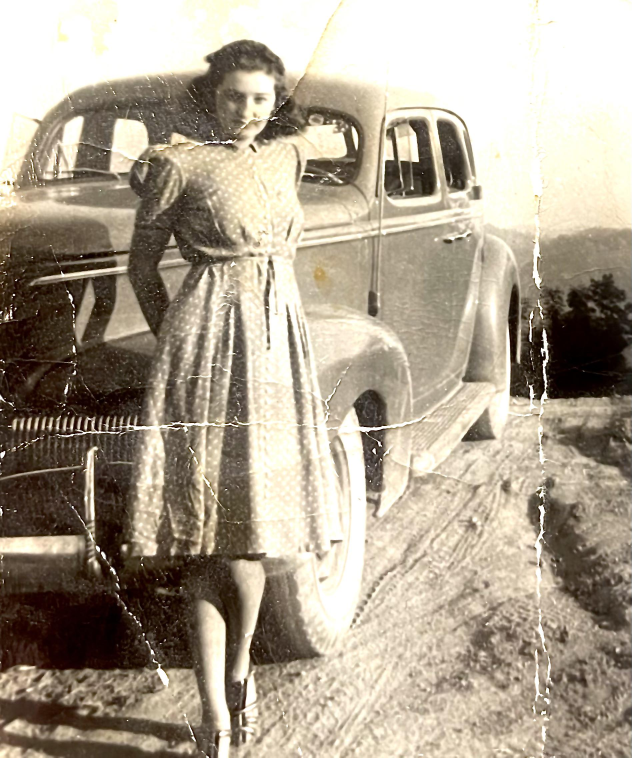
#> input picture OldPhoto_1.jpeg, 1895 x 2272 px (shown at 1/3 size)
$ python -i functions.py   (imports and definitions only)   (older library calls are emulated)
#> lines starting #> are read from the running program, lines starting #| are printed output that depends on the picture; after the words box and inside, x2 and y2 are one past the last pixel; in counts of white or black regions, pixels touching at a corner belong together
import cv2
import numpy as np
import bm3d

# [78 lines left out: functions load_and_preprocess, denoise, denoise_bm3d, edge_detection, high_pass, not called in this run]

def morphological_operations(edges, kernel_size=3, operation="close"):

    kernel = cv2.getStructuringElement(cv2.MORPH_RECT, (kernel_size, kernel_size))

    if operation == "close":
        # Close gaps in scratches
        result = cv2.morphologyEx(edges, cv2.MORPH_CLOSE, kernel)
    elif operation == "open":
        # Remove small noise
        result = cv2.morphologyEx(edges, cv2.MORPH_OPEN, kernel)
    elif operation == "dilate":
        result = cv2.dilate(edges, kernel,iterations=1)
    elif operation == "erode":
        result = cv2.erode(edges, kernel,iterations=1)
    elif operation == "tophat":
        kernel = cv2.getStructuringElement(cv2.MORPH_RECT, (kernel_size, kernel_size))
        result = cv2.morphologyEx(edges, cv2.MORPH_TOPHAT, kernel)

    #TODO blackhat operation for pictures with black defects


    return result

# [40 lines left out: function detect_scratches_hough, not called in this run]

def detect_scratches_contour(edges, min_area = 20, max_area=50000):
    """

    :param edges:
    :param min_area:
    :param max_area:
    :return:
    """

    contours, hierarchy = cv2.findContours(edges,cv2.RETR_EXTERNAL,cv2.CHAIN_APPROX_SIMPLE)

    output = np.zeros_like(edges)

    # cv2.drawContours(output, contours, -1, (255, 255, 255), -1)
    # return output

    scratch_contours = []

    for contour in contours:
        area = cv2.contourArea(contour)

        if min_area < area < max_area:
            # Aspect Ratio
            x, y, w, h = cv2.boundingRect(contour)
            # aspect_ratio = max(w,h) / min(w,h)
            # aspect ratio can help with finding longer straight scratches as they will have a higher A.R.

            scratch_contours.append(contour)

            # Draw bounding box
            #cv2.rectangle(result, (x, y), (x + w, y + h), (0, 255, 0), 2)

            # Draw contour
            cv2.drawContours(output, [contour], -1, (255, 255, 255), -1)

    return output

# [19 lines left out: function detect_scratches_adaptive, not called in this run]

def multiscale_detections(img):
    """

    :param img: greyscale image
    :return:
    """
    minor_blur = cv2.GaussianBlur(img, (5, 5), 0)
    major_blur = cv2.GaussianBlur(img, (25, 25), 0)

    diff = cv2.absdiff(minor_blur, major_blur)

    return diff

# [13 lines left out: function multiscale_detections_bm3d, not called in this run]

def multiscale_mask(gray, method="gaussian"):
    if method == "gaussian":
        # Great all around scratch detection
        mask = multiscale_detections(gray)
        _, mask = cv2.threshold(mask, 30, 255, cv2.THRESH_BINARY)

        # Clean and fill in scratches
        cleaned = morphological_operations(mask, 3, operation="close")
        cleaned = detect_scratches_contour(cleaned, min_area=1)
        cleaned = morphological_operations(cleaned, 5, operation="dilate")
        cleaned = morphological_operations(cleaned, 5, operation="dilate")
    elif method == "bm3d":
        mask = multiscale_detections_bm3d(gray)
        _, mask = cv2.threshold(mask, 30, 255, cv2.THRESH_BINARY)

        cleaned = morphological_operations(mask, 3, operation="dilate")

    return cleaned


# [9 lines left out: function tophat_mask, not called in this run]

>>> import cv2
>>> picture = cv2.imread('OldPhoto_1.jpeg', cv2.IMREAD_GRAYSCALE)
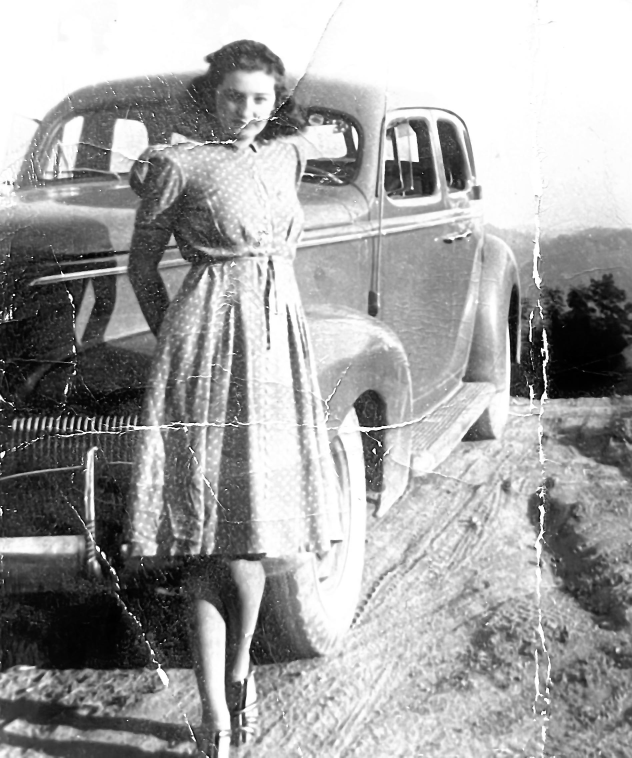
#> picture: shape (2272, 1895) (shown at 1/3 size); min 0, max 255, mean 162.1
>>> result = multiscale_mask(picture)
#> in multiscale_detections, `diff = cv2.absdiff(minor_blur, major_blur)`:
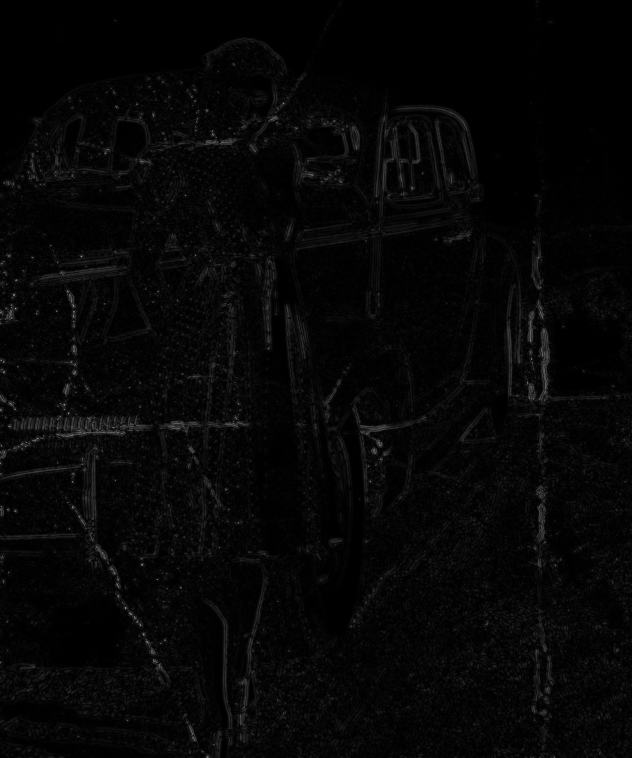
#> diff: shape (2272, 1895) (shown at 1/3 size); min 0, max 167, mean 6.2
#> in multiscale_mask, `_, mask = cv2.threshold(mask, 30, 255, cv2.THRESH_BINARY)`:
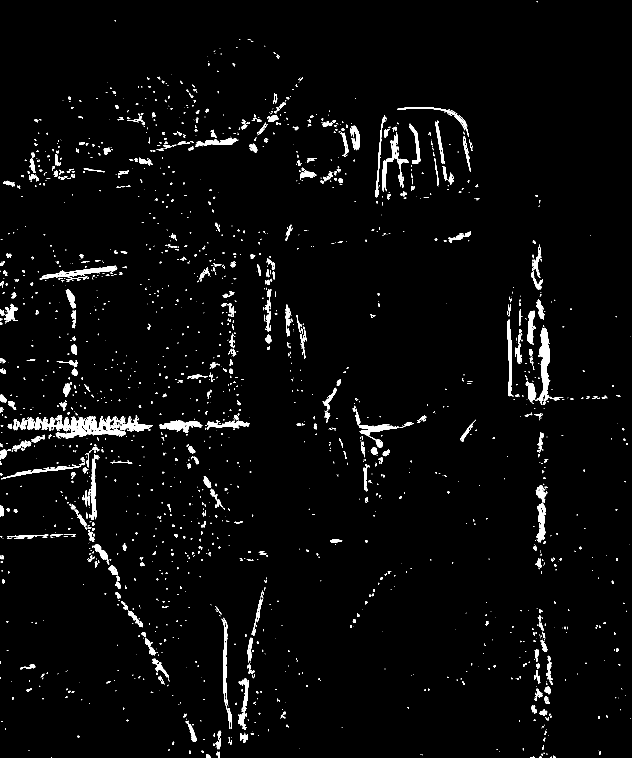
#> mask: shape (2272, 1895) (shown at 1/3 size); 2.6% white; 2388 white regions (1453 under 20 px), largest, box (x1, y1, x2, y2) and area: (1611, 983, 1650, 1214) 3742, (167, 1249, 378, 1317) 3695, (1077, 1273, 1199, 1343) 1920
#> in morphological_operations, `result = cv2.morphologyEx(edges, cv2.MORPH_CLOSE, kernel)`: result: shape (2272, 1895); 3% white; 1683 white regions (1067 under 20 px)
#> in detect_scratches_contour, `contours, hierarchy = cv2.findContours(edges,cv2.RETR_EXTERNAL,cv2.CHA..`: contours = 1683 contours, 1259 with area under 20; largest, box (x1, y1, x2, y2) and area: (167, 1246, 458, 1317) 9836, (1605, 983, 1690, 1214) 4515, (1607, 1456, 1642, 1628) 2738, (119, 797, 352, 838) 2602, (1147, 397, 1227, 575) 2534
#> the loop in detect_scratches_contour, `for contour in contours:` made 1683 passes
#> (area, x, y, w, h) on passes 8, 12, 13, 16, 24, 25, 26, 30, 36, 37, 40, 46: (72.5, 618, 2263, 13, 9), (62.5, 650, 2255, 8, 17), (31, 1797, 2254, 6, 10), (33, 567, 2252, 6, 9), (20.5, 1627, 2236, 4, 14), (22, 639, 2231, 6, 7), (24, 517, 2225, 6, 9), (61.5, 686, 2212, 10, 23), (27, 752, 2199, 9, 6), (203, 720, 2198, 16, 30), (330, 647, 2192, 17, 56), (44, 726, 2182, 14, 8)
#> after the loop in detect_scratches_contour, `for contour in contours:`:
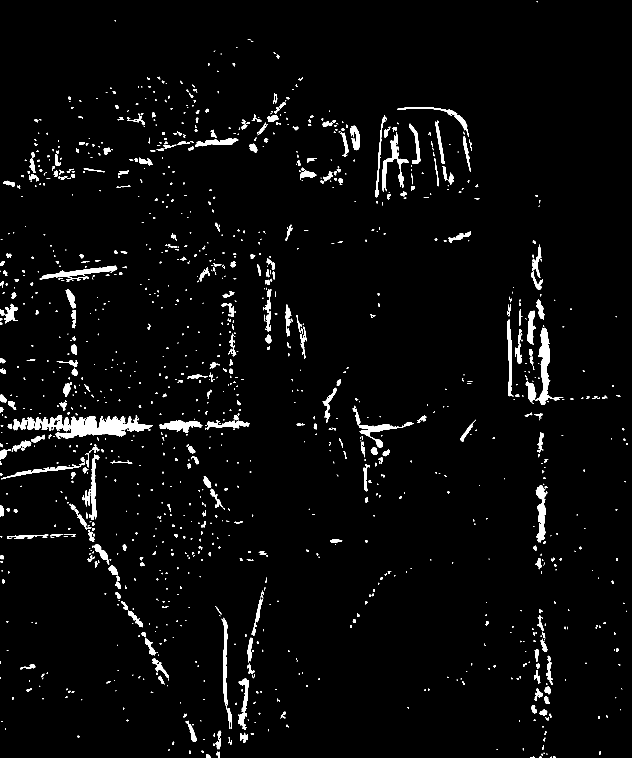
#> output: shape (2272, 1895) (shown at 1/3 size); 3% white; 1276 white regions (660 under 20 px)
#> after the loop in detect_scratches_contour, `for contour in contours:`: scratch_contours = 1276 contours, 852 with area under 20; largest, box (x1, y1, x2, y2) and area: (167, 1246, 458, 1317) 9836, (1605, 983, 1690, 1214) 4515, (1607, 1456, 1642, 1628) 2738, (119, 797, 352, 838) 2602, (1147, 397, 1227, 575) 2534
#> call 2 of morphological_operations, with kernel_size = 5, operation = 'dilate'
#> in morphological_operations (call 2), `kernel = cv2.getStructuringElement(cv2.MORPH_RECT, (kernel_size, kerne..`: kernel = [[1, 1, 1, 1, 1], [1, 1, 1, 1, 1], [1, 1, 1, 1, 1], [1, 1, 1, 1, 1], [1, 1, 1, 1, 1]]
#> in morphological_operations (call 2), `result = cv2.dilate(edges, kernel,iterations=1)`:
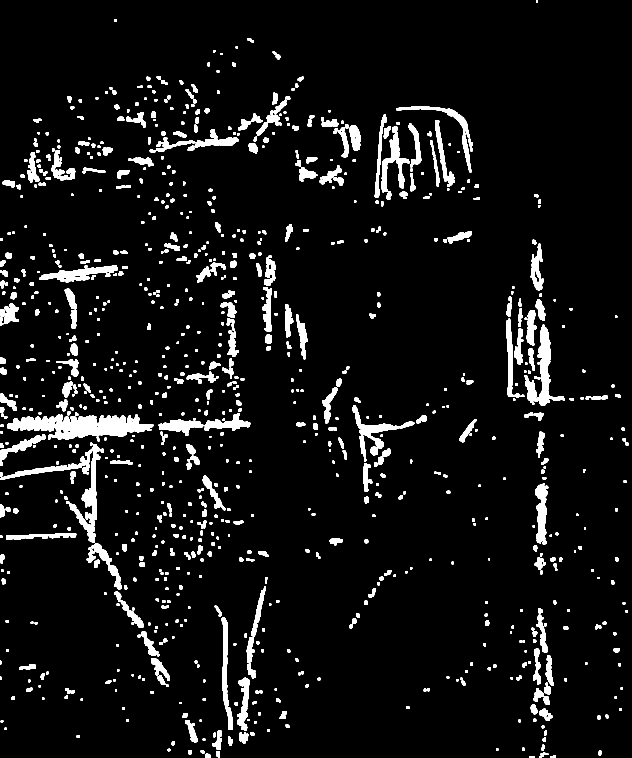
#> result: shape (2272, 1895) (shown at 1/3 size); 6.2% white; 977 white regions, largest, box (x1, y1, x2, y2) and area: (21, 1244, 460, 1319) 19547, (2, 1332, 301, 1579) 9117, (1573, 974, 1695, 1216) 8440
#> call 3 of morphological_operations, with kernel_size = 5, operation = 'dilate'
#> in morphological_operations (call 3), `result = cv2.dilate(edges, kernel,iterations=1)`:
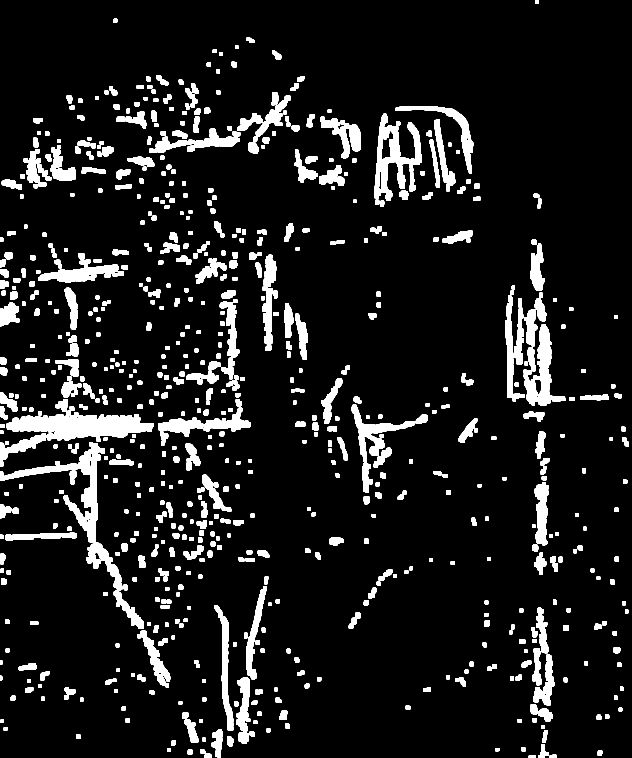
#> result: shape (2272, 1895) (shown at 1/3 size); 9.8% white; 751 white regions, largest, box (x1, y1, x2, y2) and area: (19, 1197, 462, 1326) 24993, (0, 1326, 367, 1771) 21845, (1122, 341, 1266, 602) 15053
